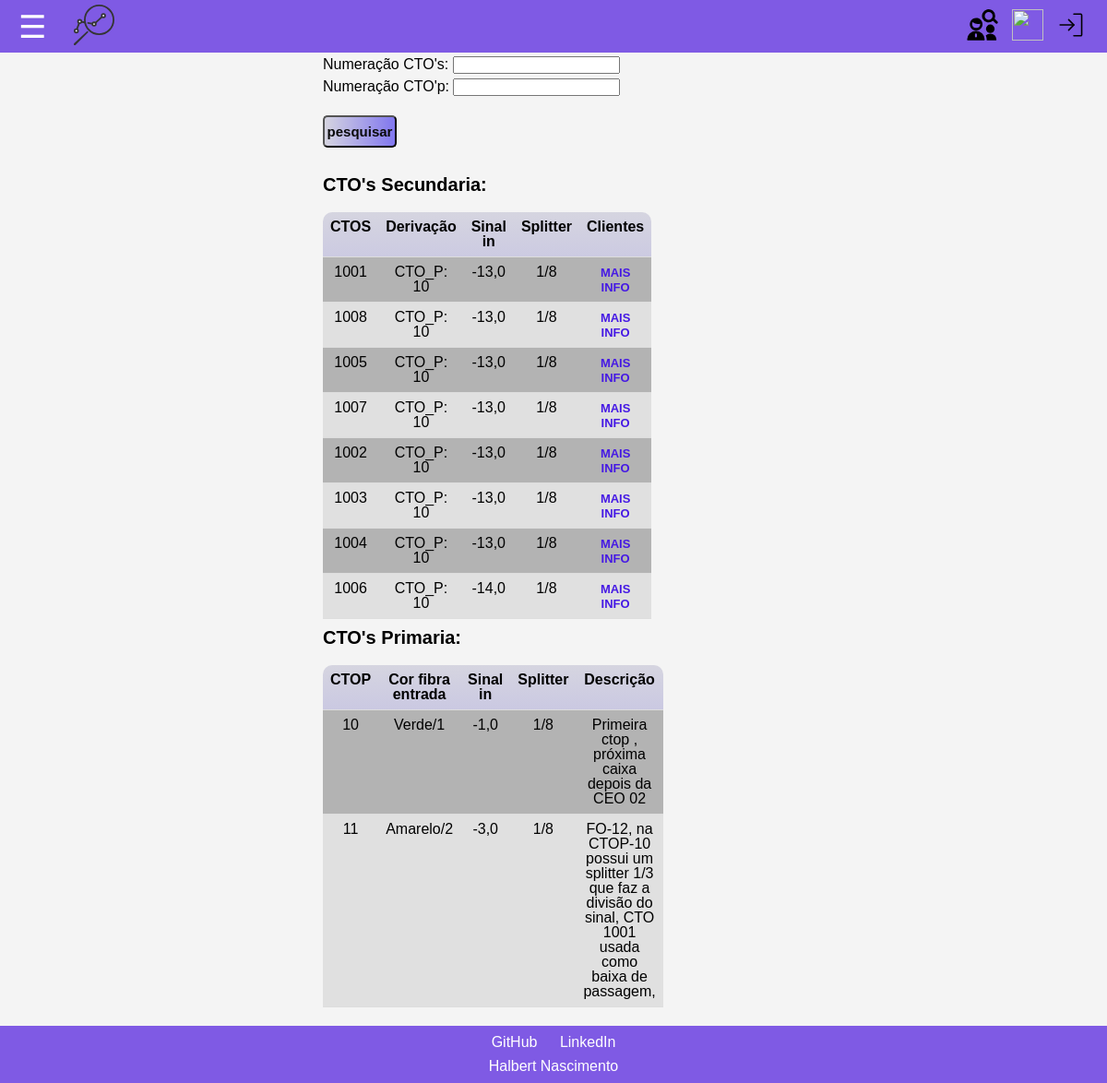
The page /get/pesquisa_cto/ on the database its author committed.
### CTO_manager/models.py (models this page shows, shortened)
class CtoSecundaria(models.Model):
  numeracao = models.IntegerField() # Numero de identificacao da CTO secundaria
  descricao = models.TextField(blank=True, null=True, verbose_name='Descricao detalhada') # Informacoes detalhadas e observacoes sobre a CTO
  sinal_entrada = models.FloatField() # Referencia para o sinal que esta chegando na caixa (futura implementacao para verificar atenuacoes na rota)
  splitter = models.ForeignKey(Splitter, on_delete=models.CASCADE) # Pre-requisito: cadastro do splitter; o tamanho do splitter define quantos cliente a caixa pode ter
  derivacao_ctoPrimaria = models.ForeignKey(CtoPrimaria, on_delete=models.CASCADE) # Pre-requisito: cadastro da cto primaria. buscar caixar com identificador da ctop
  metragem = models.IntegerField(default=0) # tamanho do cabo que foi utilizado para instalacao
  clientes = models.ManyToManyField(Cliente, blank=True) # Este e o tipo de campo que define uma relacao de muitos-para-muitos com o modelo Cliente.

class CtoPrimaria(models.Model):
  numeracao = models.IntegerField() # Numero de identificacao da CTO primaria
  descricao = models.TextField(blank=True, null=True, verbose_name='Descricao detalhada') # Informacoes detalhadas e observacoes sobre a CTO
  cor_fibra_entrada = models.CharField(max_length=20) # Cor da fibra de entrada para futuras manutencoes na caixa p
  sinal_entrada = models.FloatField() # Referencia para o sinal que esta chegando na caixa (futura implementacao para verificar atenuacoes na rota)
  splitter = models.ForeignKey(Splitter, on_delete=models.CASCADE) # Pre-requisito: cadastro do splitter; o tamanho do splitter define quantas CTOs secundarias a CTO primaria pode ter
  dio = models.TextField(blank=True, null=True, default="não identificado", verbose_name='Identificao DIO') # Descição/ idenficação do DIO de saida
  olt_porta = models.IntegerField(blank=True , null=True) # identificaçã de porta de saida da OLT
  def __str__(self):
    return f"CTO_P: {self.numeracao}" # Retorna uma representacao em texto formatado com a numeracao da CTO primaria

class Splitter(models.Model):
  splitter_tipo = models.IntegerField()

### getData/views.py (the view)
# urls.py: path('pesquisa_cto/', views.pesquisa_cto, name='pesquisa_cto'),
def pesquisa_cto(request):
    template = loader.get_template('getData/pesquisa_cto.html')
    context ={
        'titulo': 'Pesquisar cto',
    }
    numeracao_filtrar = request.GET.get('numeracao')
    numeracao_filtrar_p = request.GET.get('numeracao_p')
    if numeracao_filtrar:
        ctos = CtoSecundaria.objects.filter(numeracao__icontains = numeracao_filtrar)
    else:
        ctos = CtoSecundaria.objects.all()
    if numeracao_filtrar_p:
        ctops = CtoPrimaria.objects.filter(numeracao__icontains = numeracao_filtrar_p)
    else:
        ctops = CtoPrimaria.objects.all()
    context['ctos']=ctos
    context['ctops']=ctops
    return HttpResponse(template.render(context, request))

### getData/templates/getData/pesquisa_cto.html (shortened to what this page needs)
{% extends 'baseNew.html' %}
{% load static %}
{% block extra_head %}
<link rel="stylesheet" href="{% static 'css/pesquisa_clientes.css' %}">
{% endblock %}
{% block content %}
<section class="full_main">
<form class="formulario" action="/get/pesquisa_cto/" method="get">
  <label for="numeracao">Numeração CTO's:</label>
  <input type="number" id="numeracao" name="numeracao">
  <br>
  <label for="numeracao">Numeração CTO'p:</label>
  <input type="number" id="numeracao_p" name="numeracao_p">
  <br>
  <input class="submit" type="submit" value="pesquisar">
</form>
<fieldset class="pesquisa">
  <legend>CTO's Secundaria:</legend>
  <table>
    <tr>
      <th>CTOS</th>
      <th>Derivação</th>
      <th>Sinal in</th>
      <th>Splitter</th>
      <th>Clientes</th>
    </tr>
      {% for cto in ctos %}
        <tr class="tr centralizar">
          <td>{{cto.numeracao}}</td>
          <td>{{cto.derivacao_ctoPrimaria}}</td>
          <td>{{cto.sinal_entrada}}</td>
          <td>1/{{cto.splitter.splitter_tipo}}</td>
          <td class="centralizar"><a href="/get/pesquisa_cto/{{cto.pk}}">Mais info</a></td>
        </tr>
      {%endfor%}
  </table>
</fieldset>
<fieldset class="pesquisa">
  <legend>CTO's Primaria:</legend>
  <table >
    <tr>
      <th>CTOP</th>
      <th>Cor fibra entrada</th>
      <th>Sinal in</th>
      <th>Splitter</th>
      <th>Descrição</th>
    </tr>
      {% for ctop in ctops %}
        <tr class="tr centralizar">
          <td>{{ctop.numeracao}}</td>
          <td>{{ctop.cor_fibra_entrada}}</td>
          <td>{{ctop.sinal_entrada}}</td>
          <td>1/{{ctop.splitter.splitter_tipo}}</td>
          <td>{{ctop.descricao}}</td>
        </tr>
      {%endfor%}
  </table>
</fieldset>
</section>
{% endblock %}

### static/css/style_menu_new.css (style rules this page uses)
body { margin: 0; font-family: Arial, sans-serif; background-color: #f0f0f0; display: flex; flex-direction: column; min-height: 100dvh; }

### static/css/formulario.css (style rules this page uses)
.formulario .submit { display: inline-block; height: 35px; width: 80px; border-radius: 5px; margin: 20px 0; color: rgb(10, 10, 10); text-align: center; font-weight: bold; font-size: 15px; background: linear-gradient(to left, #3b2bec9f, #c3c2d49f); }
.formulario label { padding: 5px 0 3px 0; display: inline-block; }
.pesquisa legend { font-size: 20px; font-weight: bold; padding: 10px 0 20px 0; }
.pesquisa table { background: linear-gradient(to top, #3b2bec9f, #c3c2d49f); padding: 50px; width: 50%; border-radius: 10px; }
.pesquisa th { font-weight: bold; text-align: center; width: 100px; padding-bottom: 8px; }
th, td { padding: 8px; border-bottom: 1px solid #ddd; }
tbody .tr:nth-child(odd) { background-color: #e0e0e0; }
tbody .tr:nth-child(even) { background-color: #b3b3b3; }
.pesquisa a { font-weight: bold; text-transform: uppercase; font-size: 13px; color: #4519e4; }
.centralizar { text-align: center; }

### static/css/pesquisa_clientes.css (style rules this page uses)
.full_main { max-width: 100dvh; }
.tr { cursor: pointer; }

### rows shown on the page
CtoSecundaria: numeracao "1001", derivacao_ctoPrimaria "CTO_P: 10", sinal_entrada "-13,0", splitter.splitter_tipo "8"
CtoSecundaria: numeracao "1008", derivacao_ctoPrimaria "CTO_P: 10", sinal_entrada "-13,0", splitter.splitter_tipo "8"
CtoSecundaria: numeracao "1005", derivacao_ctoPrimaria "CTO_P: 10", sinal_entrada "-13,0", splitter.splitter_tipo "8"
CtoSecundaria: numeracao "1007", derivacao_ctoPrimaria "CTO_P: 10", sinal_entrada "-13,0", splitter.splitter_tipo "8"
CtoSecundaria: numeracao "1002", derivacao_ctoPrimaria "CTO_P: 10", sinal_entrada "-13,0", splitter.splitter_tipo "8"
CtoSecundaria: numeracao "1003", derivacao_ctoPrimaria "CTO_P: 10", sinal_entrada "-13,0", splitter.splitter_tipo "8"
CtoSecundaria: numeracao "1004", derivacao_ctoPrimaria "CTO_P: 10", sinal_entrada "-13,0", splitter.splitter_tipo "8"
CtoSecundaria: numeracao "1006", derivacao_ctoPrimaria "CTO_P: 10", sinal_entrada "-14,0", splitter.splitter_tipo "8"
CtoPrimaria: numeracao "10", cor_fibra_entrada "Verde/1", sinal_entrada "-1,0", splitter.splitter_tipo "8", descricao "Primeira ctop , próxima caixa depois da CEO 02"
CtoPrimaria: numeracao "11", cor_fibra_entrada "Amarelo/2", sinal_entrada "-3,0", splitter.splitter_tipo "8", descricao "FO-12, na CTOP-10 possui um splitter 1/3 que faz a divisão do sinal, CTO 1001 usada como baixa de passagem,"
